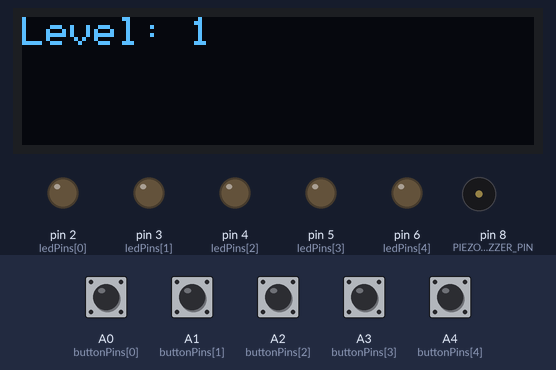
A sketch run on a simulated Arduino Uno, built with avr-gcc and run on an emulated ATmega328P. On the bench: 128×32 one-colour display, output pins drawn as LEDs (lit = HIGH), buzzer (waves = sounding). Dashed ring = blinking. The inputs (shaded band) are chosen by the test bench; at power-on: A0 (buttonPins[0]), A1 (buttonPins[1]), A2 (buttonPins[2]), A3 (buttonPins[3]), A4 (buttonPins[4]) LOW. Random numbers use the default seed unless the sketch sets one.

Above: at 3.2 s.
3.3 s: A0 (buttonPins[0]) pulled HIGH for 0.15 s
At 5.0 s:
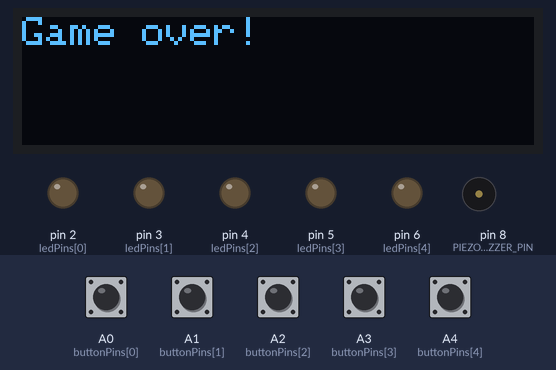
6.4 s: A0 (buttonPins[0]) pulled HIGH for 1 s
At 8.4 s:
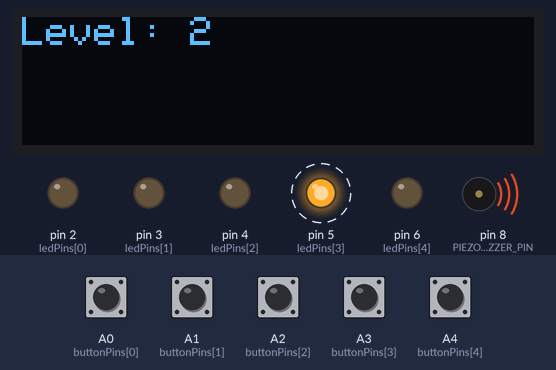
10.4 s: A3 (buttonPins[3]) pulled HIGH for 0.15 s
At 10.52 s:
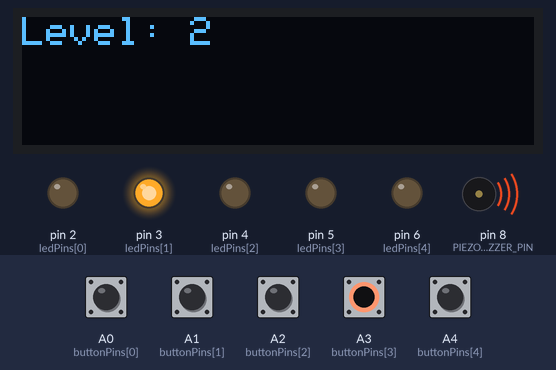
12.1 s: A1 (buttonPins[1]) pulled HIGH for 0.15 s
At 12.9 s:
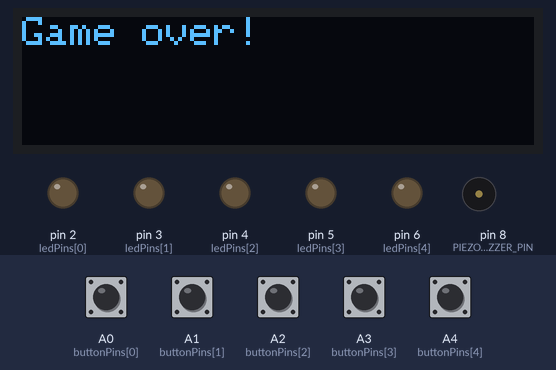
15.2 s: A4 (buttonPins[4]) pulled HIGH for 1 s
At 17.2 s:
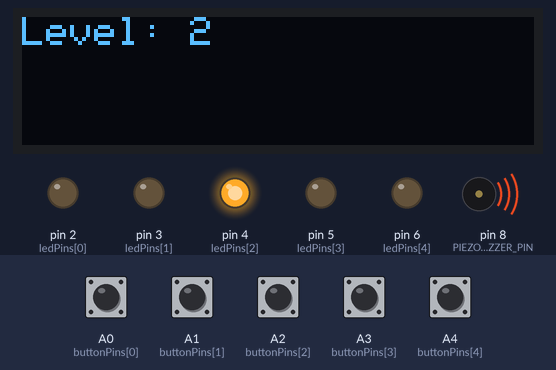
19.2 s: A2 (buttonPins[2]) pulled HIGH for 1 s
At 19.88 s:
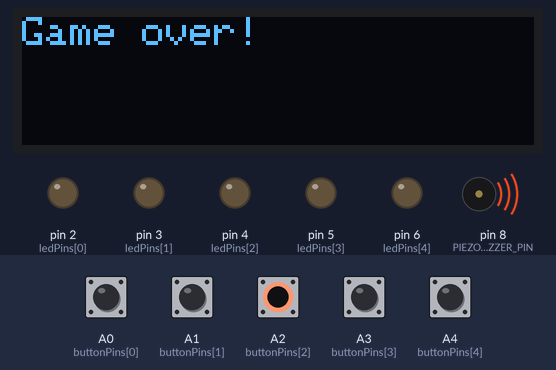
Timing chart, 0 to 23.8 s (numbered marks = the images above; inputs shaded):
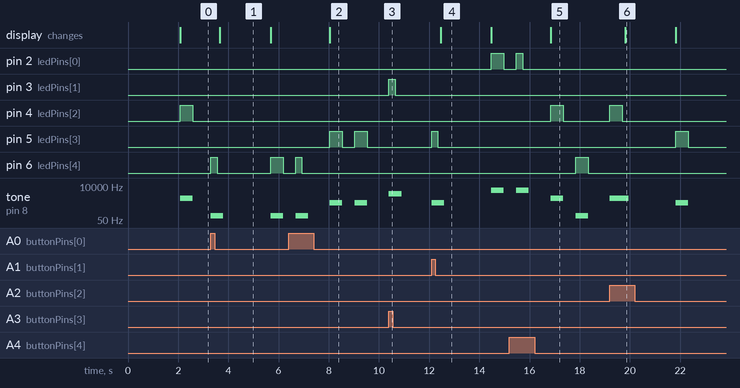

Measured:
- after the input at 3.3 s, pin 6 (ledPins[4]): LOW → HIGH at once, → LOW 0.25 s later, → HIGH 2.1 s later, → LOW 0.50 s later; tone on pin 8 (PIEZO_BUZZER_PIN): alternates 100 Hz for 0.50 s and silent for 1.9 s, starting at once; the display: changes after 0.36 s (image 1)
- after the input at 6.4 s, pin 5 (ledPins[3]): alternates HIGH for 0.50 s and LOW for 0.50 s, starting after 1.6 s; pin 6 (ledPins[4]): LOW → HIGH after 0.28 s, → LOW 0.25 s later; tone on pin 8 (PIEZO_BUZZER_PIN): plays 100 Hz for 0.50 s, 750 Hz for 0.50 s, 750 Hz for 0.50 s, starting after 0.28 s; the display: changes after 1.6 s (image 2)
- after the input at 10.4 s, pin 3 (ledPins[1]): LOW → HIGH at once, → LOW 0.25 s later; tone on pin 8 (PIEZO_BUZZER_PIN): silent → 3000 Hz at once, → silent 0.50 s later
- after the input at 12.1 s, pin 2 (ledPins[0]): LOW → HIGH after 2.4 s, → LOW 0.50 s later; pin 5 (ledPins[3]): LOW → HIGH at once, → LOW 0.25 s later; tone on pin 8 (PIEZO_BUZZER_PIN): silent → 750 Hz at once, → silent 0.50 s later, → 5000 Hz 1.9 s later, → silent 0.50 s later; the display: changes after 0.36 s (image 4)
- after the input at 15.2 s, pin 2 (ledPins[0]): LOW → HIGH after 0.28 s, → LOW 0.25 s later; pin 4 (ledPins[2]): LOW → HIGH after 1.6 s, → LOW 0.50 s later
- after the input at 19.2 s, pin 4 (ledPins[2]): LOW → HIGH at once, → LOW 0.50 s later; pin 5 (ledPins[3]): LOW → HIGH after 2.6 s, → LOW 0.50 s later; tone on pin 8 (PIEZO_BUZZER_PIN): silent → 1500 Hz at once, → silent 0.75 s later, → 750 Hz 1.9 s later, → silent 0.50 s later; the display: changes after 0.61 s (image 6)
- what the display in image 1 shows lasts 2.0 s, from 3.7 s to 5.7 s

The sketch:

sketch_simon_says.ino
```cpp
#include <Adafruit_GFX.h>
#include <Adafruit_SSD1306.h>
#include <LinkedList.h>
#include <SPI.h>
#include <Streaming.h>
#include <Wire.h>

/*
Circuit instructions:

Arduino 5V => Breadboard 5V
Arduino GND => Breadboard GND

OLED SSD136 128x32:
 - GND => Arduino GND
 - VCC => Arduino 5V
 - SDA => Arduino A4 (UNO) or Arduino D20 (MEGA)
 - SCL => Arduino A5 (UNO) or Arduino D21 (MEGA)

Piezo Buzzer:
 - GND => Arduino GND
 - 5V => Arduino D8

LED's:
 - Red LED => 330 OHM RES => Arduino D6
 - Green LED => 330 OHM RES => Arduino D5
 - Blue LED => 330 OHM RES => Arduino D4
 - White LED => 330 OHM RES => Arduino D3
 - Yellow LED => 330 OHM RES => Arduino D2

 BUTTONS:
  - Red Button => 10K OHM RES => Arduino A0
  - Green Button => 10K OHM RES => Arduino A1
  - Blue Button => 10K OHM RES => Arduino A2
  - White Button => 10K OHM RES => Arduino A3
  - Yellow Button => 10K OHM RES => Arduino A4
*/

#define SERIAL_BAUD_RATE 9600
#define SCREEN_WIDTH 128 // OLED display width, in pixels
#define SCREEN_HEIGHT 32 // OLED display height, in pixels

// Declaration for an SSD1306 display connected to I2C (SDA, SCL pins)
// The pins for I2C are defined by the Wire-library.
// On an arduino UNO:       A4(SDA), A5(SCL)
// On an arduino MEGA 2560: 20(SDA), 21(SCL)
// On an arduino LEONARDO:   2(SDA),  3(SCL), ...
#define OLED_RESET     -1 // Reset pin # (or -1 if sharing Arduino reset pin)
#define SCREEN_ADDRESS 0x3C ///< See datasheet for Address; 0x3D for 128x64, 0x3C for

// instantiate Adafruit object
Adafruit_SSD1306 display(SCREEN_WIDTH, SCREEN_HEIGHT, &Wire, OLED_RESET);

// button pins
uint8_t buttonPins[5] = {A0, A1, A2, A3, A4};

// led pins
int ledPins[5] = {2, 3, 4, 5, 6};

// buzzer pin
const int PIEZO_BUZZER_PIN = 8;

// sequence
LinkedList<int> mySeq = LinkedList<int>();
LinkedList<int> seq = LinkedList<int>();

// level
const int MAX_LEVEL = 10;
int level = 1;

// speed
const int GAME_SPEED = 500; // in ms

// sounds
const int SOUND_DELAY_FREQUENCY = 500;
const int RED_SOUND = 100;
const int GREEN_SOUND = 750;
const int BLUE_SOUND = 1500;
const int WHITE_SOUND = 3000;
const int YELLOW_SOUND = 5000;

void setup() {
  // engage serial communication
  Serial.begin(SERIAL_BAUD_RATE);
  while (!Serial) { /* wait for serial port to connect */ }

  // SSD1306_SWITCHCAPVCC = generate display voltage from 3.3V internally
  if(!display.begin(SSD1306_SWITCHCAPVCC, SCREEN_ADDRESS)) {
    Serial << "Error: SSD1306 OLED Allocation Failed" << endl;
    for(;;); // Don't proceed, loop forever
  }

  drawText(1, SSD1306_WHITE, 0, 0, "Simon Says V1.0");

  // Show initial display buffer contents on the screen --
  // the library initializes this with an Adafruit splash screen.
  display.display();
  delay(2000); // Pause for 2 seconds

  // Clear the display buffer
  display.clearDisplay();

  // set input pins (buttons)
  for (int i = 0; i < 5; i++) {
    pinMode(buttonPins[i], INPUT);
  }

  // set output pins (leds)
  for (int i = 0; i < 5; i++) {
    pinMode(ledPins[i], OUTPUT);
  }

  // set output pins (buzzer)
  pinMode(PIEZO_BUZZER_PIN, OUTPUT);
}

void drawText(int size, int color, int x, int y, String text) {
  display.clearDisplay();
  display.setTextSize(size);
  display.setTextColor(color);
  display.setCursor(x, y);
  display.println(text);
  display.display();
}

void generateSequence() {
  for (int i = 0; i < level; i++) {
    const int RAN_NUM = random(2, 7);
    seq.add(RAN_NUM);
  }
}

void activateSequence() {
  for (int i = 0; i < seq.size(); i++) {
    if (seq.get(i) == ledPins[0]) {
      //[0] = 2 = yellow
      tone(PIEZO_BUZZER_PIN, YELLOW_SOUND, SOUND_DELAY_FREQUENCY);
    } else if (seq.get(i) == ledPins[1]) {
      //[1] = 3 = white
      tone(PIEZO_BUZZER_PIN, WHITE_SOUND, SOUND_DELAY_FREQUENCY);
    } else if (seq.get(i) == ledPins[2]) {
      //[2] = 4 = blue
      tone(PIEZO_BUZZER_PIN, BLUE_SOUND, SOUND_DELAY_FREQUENCY);
    } else if (seq.get(i) == ledPins[3]) {
      //[3] = 5 = green
      tone(PIEZO_BUZZER_PIN, GREEN_SOUND, SOUND_DELAY_FREQUENCY);
    } else if (seq.get(i) == ledPins[4]) {
      //[4] = 6 = red
      tone(PIEZO_BUZZER_PIN, RED_SOUND, SOUND_DELAY_FREQUENCY);
    }

    digitalWrite(seq.get(i), HIGH);
    delay(GAME_SPEED);
    digitalWrite(seq.get(i), LOW);
    delay(GAME_SPEED);
  }
}

bool getInputAndCheck() {
  while (mySeq.size() < seq.size()) {
    int buttonRed = digitalRead(buttonPins[0]);
    int buttonGreen = digitalRead(buttonPins[1]);
    int buttonBlue = digitalRead(buttonPins[2]);
    int buttonWhite = digitalRead(buttonPins[3]);
    int buttonYellow = digitalRead(buttonPins[4]);

    if (buttonRed == HIGH) {
      mySeq.add(6);
      tone(PIEZO_BUZZER_PIN, RED_SOUND, SOUND_DELAY_FREQUENCY);
      digitalWrite(ledPins[4], HIGH);
      delay(250);
      digitalWrite(ledPins[4], LOW);
    }

    if (buttonGreen == HIGH) {
      mySeq.add(5);
      tone(PIEZO_BUZZER_PIN, GREEN_SOUND, SOUND_DELAY_FREQUENCY);
      digitalWrite(ledPins[3], HIGH);
      delay(250);
      digitalWrite(ledPins[3], LOW);
    }

    if (buttonBlue == HIGH) {
      mySeq.add(4);
      tone(PIEZO_BUZZER_PIN, BLUE_SOUND, SOUND_DELAY_FREQUENCY);
      digitalWrite(ledPins[2], HIGH);
      delay(250);
      digitalWrite(ledPins[2], LOW);
    }

    if (buttonWhite == HIGH) {
      mySeq.add(3);
      tone(PIEZO_BUZZER_PIN, WHITE_SOUND, SOUND_DELAY_FREQUENCY);
      digitalWrite(ledPins[1], HIGH);
      delay(250);
      digitalWrite(ledPins[1], LOW);
    }

    if (buttonYellow == HIGH) {
      mySeq.add(2);
      tone(PIEZO_BUZZER_PIN, YELLOW_SOUND, SOUND_DELAY_FREQUENCY);
      digitalWrite(ledPins[0], HIGH);
      delay(250);
      digitalWrite(ledPins[0], LOW);
    }
  }

  delay(100);

  if (mySeq.size() != seq.size()) {
    Serial << "Error: mySeq.size() (" << mySeq.size() << ") should equal seq.size() (" << seq.size() << ")" << endl;
    exit(0); // abort the program, user must press reset to start over
  }

  bool isCorrect = true;

  for (int i = 0; i < seq.size(); i++) {
    if (mySeq.get(i) != seq.get(i)) {
      isCorrect = false;
    }
  }

  return isCorrect;
}

void clearSequences() {
  seq.clear();
  mySeq.clear();
}

void loop() {
  clearSequences();
  drawText(1, SSD1306_WHITE, 0, 0, "Level: " + String(level));
  generateSequence();
  activateSequence();
  if (getInputAndCheck()) {
    level++;
    if (level > MAX_LEVEL) {
      drawText(1, SSD1306_WHITE, 0, 0, "You won. Congratulations!");
      // TODO: play winning music
      delay(1000);
      level = 1;
    }
  } else {
    level = 1;
    drawText(1, SSD1306_WHITE, 0, 0, "Game over!");
    delay(1000);
  }

  delay(1000);
}
```
